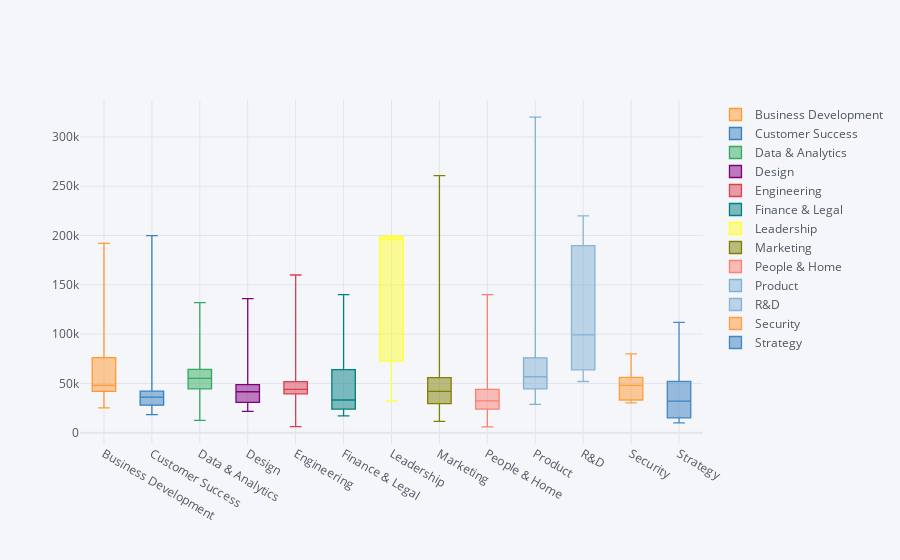

Write notebook code for a chart like this one.
### Code cell
df[['Division', 'Pay rate']].pivot(columns='Division', values='Pay rate EUR').iplot(kind='box')

### Figure 1 — Plotly figure (JSON) as saved in the notebook; plotly's stock layout.template omitted (floating-point values rounded to 4 significant figures; data arrays with more than 128 entries replaced by an {"elided": "..."} marker saying what was removed)
{"data": [{"boxpoints": false, "line": {"width": 1.3}, "marker": {"color": "rgba(255, 153, 51, 1.0)"}, "name": "Business Development", "orientation": "v", "type": "box", "y": {"elided": "600 int values"}}, {"boxpoints": false, "line": {"width": 1.3}, "marker": {"color": "rgba(55, 128, 191, 1.0)"}, "name": "Customer Success", "orientation": "v", "type": "box", "y": {"elided": "600 int values"}}, {"boxpoints": false, "line": {"width": 1.3}, "marker": {"color": "rgba(50, 171, 96, 1.0)"}, "name": "Data & Analytics", "orientation": "v", "type": "box", "y": {"elided": "600 int values"}}, {"boxpoints": false, "line": {"width": 1.3}, "marker": {"color": "rgba(128, 0, 128, 1.0)"}, "name": "Design", "orientation": "v", "type": "box", "y": {"elided": "600 int values"}}, {"boxpoints": false, "line": {"width": 1.3}, "marker": {"color": "rgba(219, 64, 82, 1.0)"}, "name": "Engineering", "orientation": "v", "type": "box", "y": {"elided": "600 int values"}}, {"boxpoints": false, "line": {"width": 1.3}, "marker": {"color": "rgba(0, 128, 128, 1.0)"}, "name": "Finance & Legal", "orientation": "v", "type": "box", "y": {"elided": "600 int values"}}, {"boxpoints": false, "line": {"width": 1.3}, "marker": {"color": "rgba(255, 255, 51, 1.0)"}, "name": "Leadership", "orientation": "v", "type": "box", "y": {"elided": "600 int values"}}, {"boxpoints": false, "line": {"width": 1.3}, "marker": {"color": "rgba(128, 128, 0, 1.0)"}, "name": "Marketing", "orientation": "v", "type": "box", "y": {"elided": "600 int values"}}, {"boxpoints": false, "line": {"width": 1.3}, "marker": {"color": "rgba(251, 128, 114, 1.0)"}, "name": "People & Home", "orientation": "v", "type": "box", "y": {"elided": "600 int values"}}, {"boxpoints": false, "line": {"width": 1.3}, "marker": {"color": "rgba(128, 177, 211, 1.0)"}, "name": "Product", "orientation": "v", "type": "box", "y": {"elided": "600 int values"}}, {"boxpoints": false, "line": {"width": 1.3}, "marker": {"color": "rgba(128, 177, 211, 0.8999999999999999)"}, "name": "R&D", "orientation": "v", "type": "box", "y": {"elided": "600 int values"}}, {"boxpoints": false, "line": {"width": 1.3}, "marker": {"color": "rgba(255, 153, 51, 0.8999999999999999)"}, "name": "Security", "orientation": "v", "type": "box", "y": {"elided": "600 int values"}}, {"boxpoints": false, "line": {"width": 1.3}, "marker": {"color": "rgba(55, 128, 191, 0.8999999999999999)"}, "name": "Strategy", "orientation": "v", "type": "box", "y": {"elided": "600 int values"}}], "layout": {"legend": {"bgcolor": "#F5F6F9", "font": {"color": "#4D5663"}}, "paper_bgcolor": "#F5F6F9", "plot_bgcolor": "#F5F6F9", "title": {"font": {"color": "#4D5663"}}, "xaxis": {"gridcolor": "#E1E5ED", "showgrid": true, "tickfont": {"color": "#4D5663"}, "title": {"font": {"color": "#4D5663"}, "text": ""}, "zerolinecolor": "#E1E5ED"}, "yaxis": {"gridcolor": "#E1E5ED", "showgrid": true, "tickfont": {"color": "#4D5663"}, "title": {"font": {"color": "#4D5663"}, "text": ""}, "zerolinecolor": "#E1E5ED"}}}
